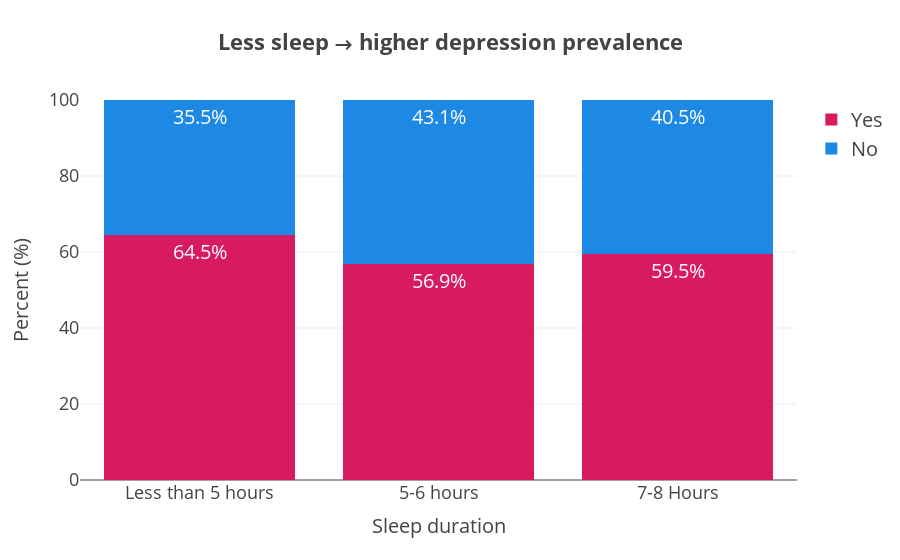

The notebook cell saved with this chart:
### Markdown cell above
### Graph H – Sleep duration vs depression

#### A clear monotonic pattern: the less people sleep, the higher the prevalence of depression. Seven-to-eight-hour sleepers show the lowest rate (< 30 %), while the “< 5 hours” group exceeds 70 %.

### Code cell
import pandas as pd
import plotly.express as px

mapping = {
    "'Less than 5 hours'": "Less than 5 hours",
    "'5-6 hours'":        "5-6 hours",
    "'7-8 hours'":        "7-8 Hours"
}
df_filtered = df[df["Sleep Duration"].isin(mapping.keys())].copy()
df_filtered["SleepHoursCat"] = df_filtered["Sleep Duration"].map(mapping)

sleep = (
    df_filtered
    .groupby(["SleepHoursCat", "Depression"])
    .size()
    .reset_index(name="count")
)
sleep["DepressionLabel"] = sleep["Depression"].map({0: "No", 1: "Yes"})
sleep["percent"] = (
    sleep
    .groupby("SleepHoursCat")["count"]
    .transform(lambda x: x / x.sum() * 100)
    .round(1)
)

fig_sleep_dep = px.bar(
    sleep,
    x="SleepHoursCat",
    y="percent",
    color="DepressionLabel",
    color_discrete_map={"No": COL_OK, "Yes": COL_RISK},
    template=TEMPLATE,
    barmode="stack",
    text="percent",
    title="<b>Less sleep → higher depression prevalence</b>",
    labels={
        "SleepHoursCat": "Sleep duration",
        "percent": "Percent (%)"
    },
    category_orders={
        "SleepHoursCat": ["Less than 5 hours", "5-6 hours", "7-8 Hours"],
        "DepressionLabel": ["Yes", "No"]   # "Yes" (depressed) sotto, "No" sopra
    }
)

fig_sleep_dep.update_traces(texttemplate="%{text:.1f}%")
bump_fonts(fig_sleep_dep).update_layout(
    legend_title_text="",
    yaxis_range=[0, 100]
)
fig_sleep_dep.show()

### Figure 1 — Plotly figure (JSON) as saved in the notebook; plotly's stock layout.template omitted (floating-point values rounded to 4 significant figures)
{"data": [{"alignmentgroup": "True", "hovertemplate": "DepressionLabel=Yes<br>Sleep duration=%{x}<br>Percent (%)=%{text}<extra></extra>", "legendgroup": "Yes", "marker": {"color": "#D81B60", "pattern": {"shape": ""}}, "name": "Yes", "offsetgroup": "Yes", "orientation": "v", "showlegend": true, "text": [56.9, 59.5, 64.5], "textposition": "auto", "texttemplate": "%{text:.1f}%", "type": "bar", "x": ["5-6 hours", "7-8 Hours", "Less than 5 hours"], "xaxis": "x", "y": [56.9, 59.5, 64.5], "yaxis": "y"}, {"alignmentgroup": "True", "hovertemplate": "DepressionLabel=No<br>Sleep duration=%{x}<br>Percent (%)=%{text}<extra></extra>", "legendgroup": "No", "marker": {"color": "#1E88E5", "pattern": {"shape": ""}}, "name": "No", "offsetgroup": "No", "orientation": "v", "showlegend": true, "text": [43.1, 40.5, 35.5], "textposition": "auto", "texttemplate": "%{text:.1f}%", "type": "bar", "x": ["5-6 hours", "7-8 Hours", "Less than 5 hours"], "xaxis": "x", "y": [43.1, 40.5, 35.5], "yaxis": "y"}], "layout": {"barmode": "stack", "font": {"size": 20}, "legend": {"font": {"size": 20}, "title": {"text": ""}, "tracegroupgap": 0}, "title": {"font": {"size": 22}, "text": "<b>Less sleep → higher depression prevalence</b>"}, "xaxis": {"anchor": "y", "categoryarray": ["Less than 5 hours", "5-6 hours", "7-8 Hours"], "categoryorder": "array", "domain": [0, 1], "tickfont": {"size": 18}, "title": {"font": {"size": 20}, "text": "Sleep duration"}}, "yaxis": {"anchor": "x", "domain": [0, 1], "range": [0, 100], "tickfont": {"size": 18}, "title": {"font": {"size": 20}, "text": "Percent (%)"}}}}
